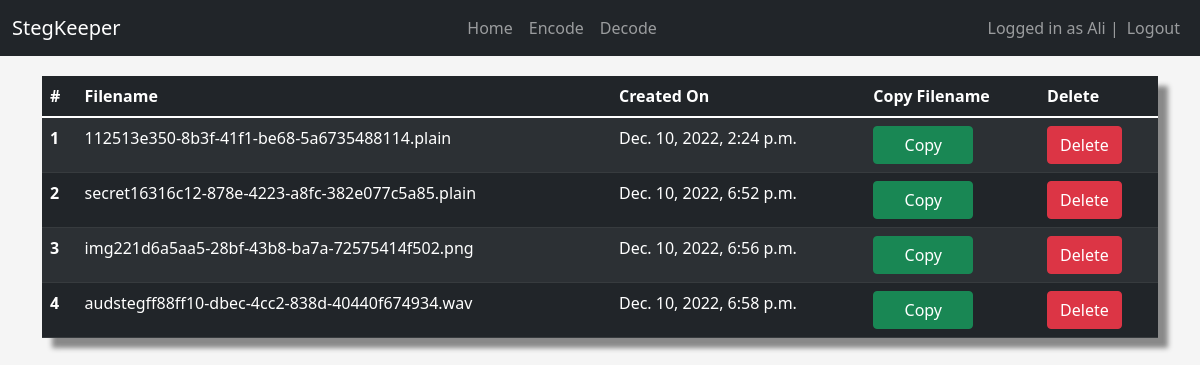
The app's page / (signed in) with its own data.
### main/models.py (models this page shows, shortened)
class Steg(models.Model):
    user=models.ForeignKey(User,on_delete=models.CASCADE)
    filename=models.CharField(max_length=50)
    user_key=models.CharField(max_length=100)
    generated_key=models.CharField(max_length=100)
    salt=models.CharField(max_length=150)
    nonce=models.CharField(max_length=150)
    tag=models.CharField(max_length=150)
    created_at = models.DateTimeField(auto_now_add=True)
    updated_at = models.DateTimeField(auto_now=True)

### main/views.py (the view)
# urls.py: 2. Add a URL to urlpatterns:  path('', views.home, name='home')
@login_required(login_url="/login")
def home(request):
    print(request.user)
    data=Steg.objects.filter(user=request.user)
    return render(request,'main/home.html',{"data":data})

### main/templates/main/home.html (shortened to what this page needs)
{% extends 'main/base.html' %} {% block title %}Home Page{% endblock %}
{% block content %}
<head>
</head>
<table
  class="table table-striped table-dark"
  style="-webkit-box-shadow: 10px 10px 5px #898989"
>
  <thead class="thead-dark">
    <tr>
      <th scope="col">#</th>
      <th scope="col">Filename</th>
      <th scope="col">Created On</th>
      <th scope="col">Copy Filename</th>
      <th scope="col">Delete</th>
    </tr>
  </thead>
  <tbody>
    {% for enc in data %}
    <tr id="{{ forloop.counter }}">
      <th scope="row">{{ forloop.counter }}</th>
      <td class="Filename">{{enc.filename}}</td>
      <td>{{enc.created_at}}</td>
      <form>
        <td><button type="button copybtn" class="btn btn-success" style="width:100px;" onClick="copyFilename()" >Copy</button></td>
      </form>
      <form method="post">
        <td><button  type="submit" formaction={% url 'delete' enc.filename forloop.counter  %} class="btn btn-danger">Delete</button></td>
      </form>
    </tr>
    {% endfor %}
  </tbody>
</table>
{% endblock %}

### main/templates/main/base.html (shortened to what this page needs)
{% load static %}
<!DOCTYPE html>
<html lang="en">
  <head>
    <link
      href="https://cdn.jsdelivr.net/npm/bootstrap@5.1.3/dist/css/bootstrap.min.css"
      rel="stylesheet"
    />
    <link href="//netdna.bootstrapcdn.com/font-awesome/3.2.1/css/font-awesome.css" rel="stylesheet">
  </head>
  <body>
    <nav
      class="navbar navbar-expand-lg navbar-dark bg-dark "
    >
      <div class="container-fluid" >
      <a class="navbar-brand" href="/home">StegKeeper</a>
        <div>
          <ul class="navbar-nav">
            <li class="nav-item">
              <a class="nav-link" href="/home">Home</a>
            </li>
            <li class="nav-item">
              <a class="nav-link" href="/steg">Encode</a>
            </li>
            <li class="nav-item">
              <a class="nav-link" href="/decode">Decode</a>
            </li>
          </ul>
        </div>
        <div>
          <ul class="navbar-nav">
            {% if user.is_authenticated %}
            <span class="navbar-text">Logged in as {{user.username}} | </span>
            <li class="nav-item">
              <a class="nav-link" href="/logout">Logout</a>
            </li>
            {% else %}
            <li class="nav-item">
              <a class="nav-link" href="/login">Login</a>
            </li>
            {% endif %}
          </ul>
        </div>
      </div>
    </nav>
    <div class="container" style={{'margin-top:20px;'}}>{% block content %} {% endblock %}</div>
  </body>
</html>

### main/templates/main/base.html (style rules this page uses)
* { scrollbar-width: thin; }
html, body { max-width: 100%; overflow-x: hidden; }
body { background-color: #F5F5F5; }
form { background-color: #fff; max-width: 600px; margin: auto; padding: 50px 70px; border-top-left-radius: 30px; border-top-right-radius: 30px; box-shadow: 10px 5px 5px #888888;; }

### records on screen
Steg: filename "112513e350-8b3f-41f1-be68-5a6735488114.plain", created_at "Dec. 10, 2022, 2:24 p.m."
Steg: filename "secret16316c12-878e-4223-a8fc-382e077c5a85.plain", created_at "Dec. 10, 2022, 6:52 p.m."
Steg: filename "img221d6a5aa5-28bf-43b8-ba7a-72575414f502.png", created_at "Dec. 10, 2022, 6:56 p.m."
Steg: filename "audstegff88ff10-dbec-4cc2-838d-40440f674934.wav", created_at "Dec. 10, 2022, 6:58 p.m."

### other values on screen
{{ user.username }} "Ali"
